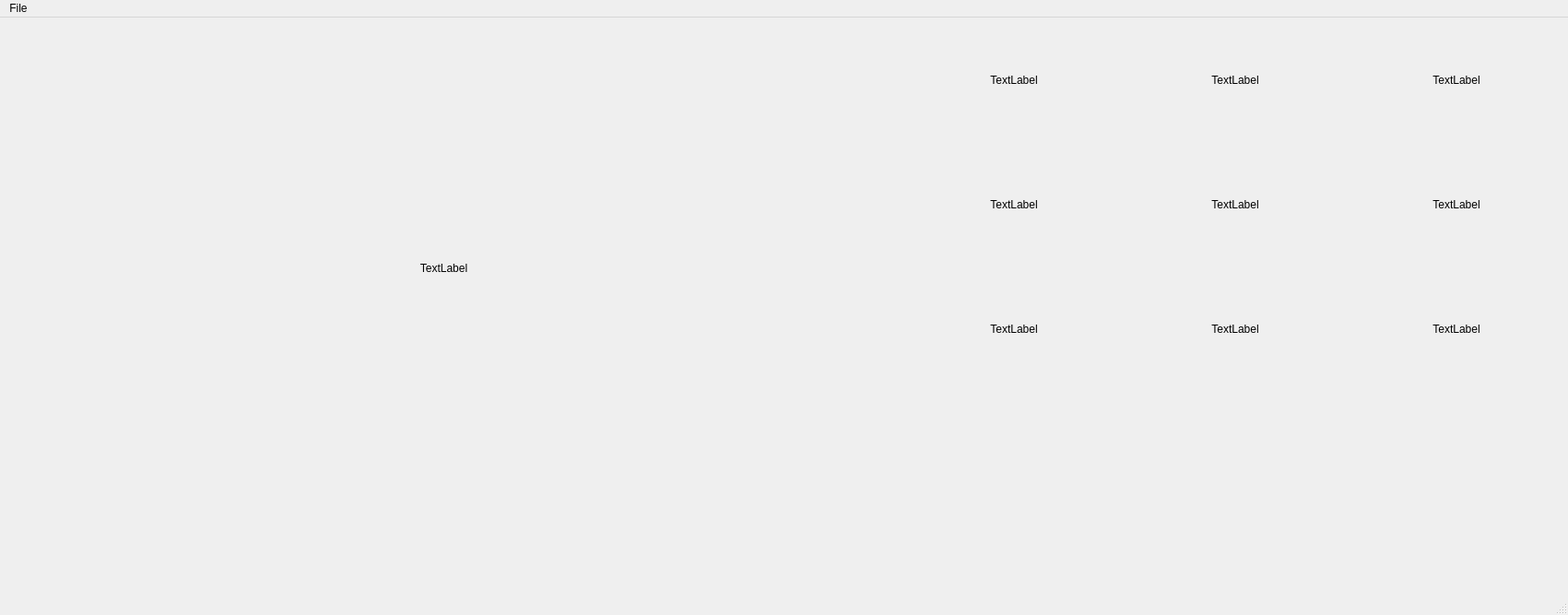
<?xml version="1.0" encoding="UTF-8"?>
<ui version="4.0">
 <class>Imager</class>
 <widget class="QMainWindow" name="Imager">
  <property name="geometry">
   <rect>
    <x>0</x>
    <y>0</y>
    <width>1701</width>
    <height>667</height>
   </rect>
  </property>
  <property name="windowTitle">
   <string>Strabismus Imager</string>
  </property>
  <widget class="QWidget" name="centralwidget">
   <widget class="ClickableLabel" name="bigLabel">
    <property name="geometry">
     <rect>
      <x>1</x>
      <y>1</y>
      <width>961</width>
      <height>541</height>
     </rect>
    </property>
    <property name="text">
     <string>TextLabel</string>
    </property>
    <property name="alignment">
     <set>Qt::AlignCenter</set>
    </property>
   </widget>
   <widget class="ClickableLabel" name="resLabel1">
    <property name="geometry">
     <rect>
      <x>980</x>
      <y>0</y>
      <width>240</width>
      <height>135</height>
     </rect>
    </property>
    <property name="text">
     <string>TextLabel</string>
    </property>
    <property name="alignment">
     <set>Qt::AlignCenter</set>
    </property>
   </widget>
   <widget class="ClickableLabel" name="resLabel2">
    <property name="geometry">
     <rect>
      <x>1220</x>
      <y>0</y>
      <width>240</width>
      <height>135</height>
     </rect>
    </property>
    <property name="text">
     <string>TextLabel</string>
    </property>
    <property name="alignment">
     <set>Qt::AlignCenter</set>
    </property>
   </widget>
   <widget class="ClickableLabel" name="resLabel3">
    <property name="geometry">
     <rect>
      <x>1460</x>
      <y>0</y>
      <width>240</width>
      <height>135</height>
     </rect>
    </property>
    <property name="text">
     <string>TextLabel</string>
    </property>
    <property name="alignment">
     <set>Qt::AlignCenter</set>
    </property>
   </widget>
   <widget class="ClickableLabel" name="resLabel5">
    <property name="geometry">
     <rect>
      <x>1220</x>
      <y>135</y>
      <width>240</width>
      <height>135</height>
     </rect>
    </property>
    <property name="text">
     <string>TextLabel</string>
    </property>
    <property name="alignment">
     <set>Qt::AlignCenter</set>
    </property>
   </widget>
   <widget class="ClickableLabel" name="resLabel6">
    <property name="geometry">
     <rect>
      <x>1460</x>
      <y>135</y>
      <width>240</width>
      <height>135</height>
     </rect>
    </property>
    <property name="text">
     <string>TextLabel</string>
    </property>
    <property name="alignment">
     <set>Qt::AlignCenter</set>
    </property>
   </widget>
   <widget class="ClickableLabel" name="resLabel4">
    <property name="geometry">
     <rect>
      <x>980</x>
      <y>135</y>
      <width>240</width>
      <height>135</height>
     </rect>
    </property>
    <property name="text">
     <string>TextLabel</string>
    </property>
    <property name="alignment">
     <set>Qt::AlignCenter</set>
    </property>
   </widget>
   <widget class="ClickableLabel" name="resLabel8">
    <property name="geometry">
     <rect>
      <x>1220</x>
      <y>270</y>
      <width>240</width>
      <height>135</height>
     </rect>
    </property>
    <property name="text">
     <string>TextLabel</string>
    </property>
    <property name="alignment">
     <set>Qt::AlignCenter</set>
    </property>
   </widget>
   <widget class="ClickableLabel" name="resLabel9">
    <property name="geometry">
     <rect>
      <x>1460</x>
      <y>270</y>
      <width>240</width>
      <height>135</height>
     </rect>
    </property>
    <property name="text">
     <string>TextLabel</string>
    </property>
    <property name="alignment">
     <set>Qt::AlignCenter</set>
    </property>
   </widget>
   <widget class="ClickableLabel" name="resLabel7">
    <property name="geometry">
     <rect>
      <x>980</x>
      <y>270</y>
      <width>240</width>
      <height>135</height>
     </rect>
    </property>
    <property name="text">
     <string>TextLabel</string>
    </property>
    <property name="alignment">
     <set>Qt::AlignCenter</set>
    </property>
   </widget>
   <widget class="VerticalScrollArea" name="imgArea" native="true">
    <property name="geometry">
     <rect>
      <x>0</x>
      <y>0</y>
      <width>979</width>
      <height>542</height>
     </rect>
    </property>
   </widget>
  </widget>
  <widget class="QMenuBar" name="menubar">
   <property name="geometry">
    <rect>
     <x>0</x>
     <y>0</y>
     <width>1701</width>
     <height>21</height>
    </rect>
   </property>
   <widget class="QMenu" name="menuFile">
    <property name="title">
     <string>File</string>
    </property>
    <addaction name="actionSelect_Folder"/>
   </widget>
   <addaction name="menuFile"/>
  </widget>
  <widget class="QStatusBar" name="statusbar"/>
  <action name="actionSelect_Folder">
   <property name="text">
    <string>Select Folder</string>
   </property>
  </action>
  <action name="actionadd">
   <property name="text">
    <string>add</string>
   </property>
  </action>
 </widget>
 <customwidgets>
  <customwidget>
   <class>ClickableLabel</class>
   <extends>QLabel</extends>
   <header>clickablelabel.h</header>
  </customwidget>
  <customwidget>
   <class>VerticalScrollArea</class>
   <extends>QWidget</extends>
   <header>verticalscrollarea.h</header>
   <container>1</container>
  </customwidget>
 </customwidgets>
 <resources/>
 <connections/>
</ui>
